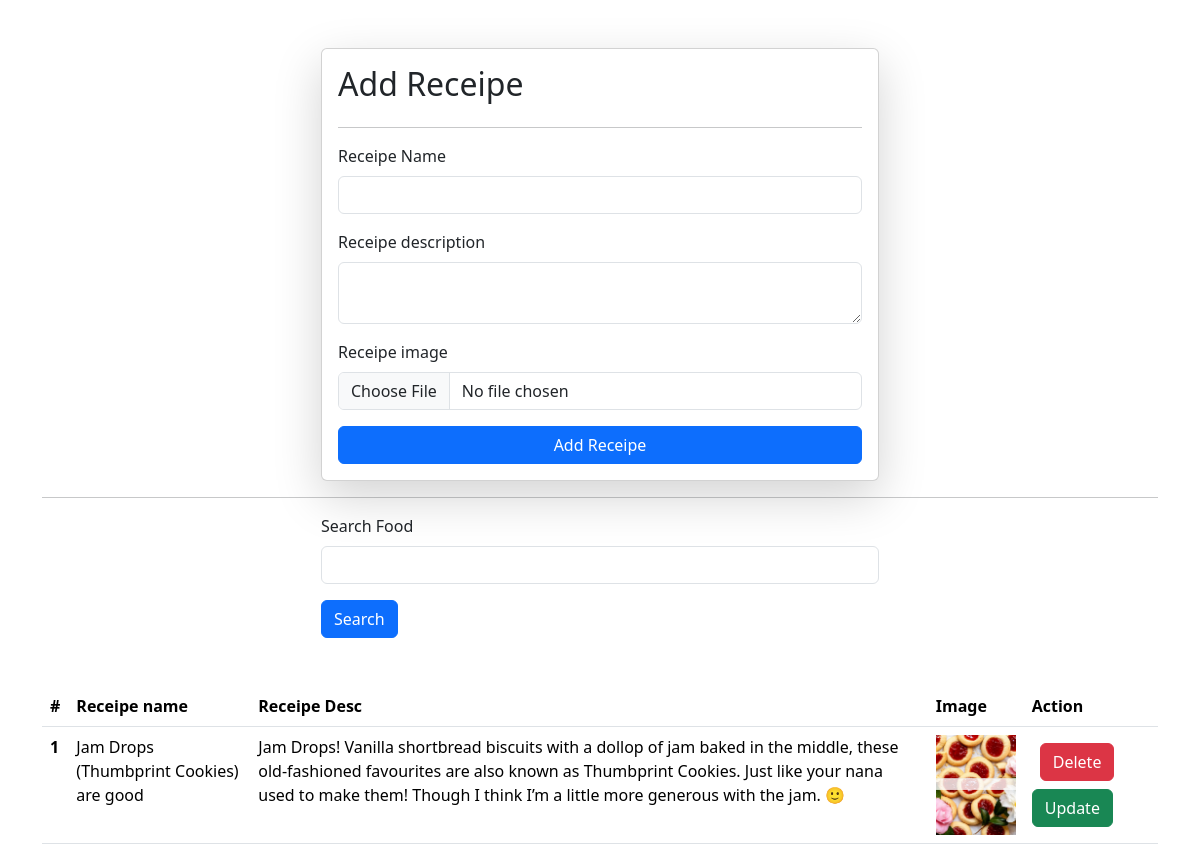
Screenshot of /receipes/ with the database file from the repository.
### vege/models.py (models this page shows)
class Receipe(models.Model):
    receipe_name =models.CharField(max_length=100)
    receipe_description =models.TextField()
    receipe_image=models.ImageField(upload_to="receipe")

### vege/views.py (the view, shortened to what this page needs)
# urls.py: path('receipes/' , receiepes , name="receipes"),
def receiepes(request):
    queryset = Receipe.objects.all()
    if request.GET.get('search'):
        queryset=queryset.filter(receipe_name__icontains =request.GET.get('search'))
    context ={'receipes' : queryset}
    return render(request,'receipes.html' , context)

### vege/templates/receipes.html (shortened to what this page needs)
{% extends  "base.html"%}
{% block start %}
<div class="container mt-5">
    <form class="col-6 mx-auto card p-3 shadow-lg " method="post" enctype="multipart/form-data">
        <h2>Add Receipe</h2>
        <hr>
        <div class="mb-3">
          <label for="exampleInputEmail1" class="form-label">Receipe Name</label>
          <input type="text" class="form-control" name="receipe_name" required>
        </div>
        <div class="mb-3">
          <label for="exampleInputPassword1" class="form-label">Receipe  description</label>
          <textarea type="password" class="form-control" name="receipe_description" required></textarea>
        </div>
        <div class="mb-3">
            <label for="exampleInputPassword1" class="form-label">Receipe  image</label>
            <input type="file" class="form-control" name="receipe_image" >
          </div>
        <button type="submit" class="btn btn-primary" >Add Receipe</button>
      </form>
      <hr>
      <div class="ml-5">
        <div class="mx-auto col-6">
          <form >
            <div class="mb-3">
              <label for="exampleInputPassword1" class="form-label">Search Food </label>
              <input type="text" class="form-control" name="search" required>
            </div>
            <button type="submit" class="btn btn-primary">Search</button>
          </form>
        </div>
      </div>
      <table class="table mt-5">
        <thead>
          <tr>
            <th scope="col">#</th>
            <th scope="col">Receipe name</th>
            <th scope="col">Receipe Desc</th>
            <th scope="col">Image</th>
            <th scope="col">Action</th>
          </tr>
        </thead>
        <tbody>
          {% for receipe in receipes %}
          <tr>
            <th scope="row">{{forloop.counter}} </th>
            <td>{{receipe.receipe_name}}</td>
            <td>{{receipe.receipe_description}}</td>
            <td>
              <img src="/media/{{receipe.receipe_image}}"  style="height: 100px;">
            </td>
            <td>
              <a href="/delete-receipe/{{receipe.id}}" class="btn btn-danger m-2">Delete</a>
              <a href="/update-receipe/{{receipe.id}}" class="btn btn-success">Update</a>
            </td>
          </tr>
          {% endfor %}
        </tbody>
      </table>
</div>
{% endblock %}

### home/templates/base.html (shortened to what this page needs)
<!DOCTYPE html>
<html lang="en">
<head>
    <link href="https://cdn.jsdelivr.net/npm/bootstrap@5.3.3/dist/css/bootstrap.min.css" rel="stylesheet">
</head>
<body>
    {% block start %}
    {% endblock %}
</body>
</html>

### rows the page displays
Receipe: receipe_name "Jam Drops (Thumbprint Cookies) are good", receipe_description "Jam Drops! Vanilla shortbread biscuits with a dollop of jam baked in the middle, these old-fashioned favourites are also known as Thumbprint Cookies. Just like your nana used to make them! Though I think I’m a little more generous with the jam. 🙂", receipe_image (picture)
